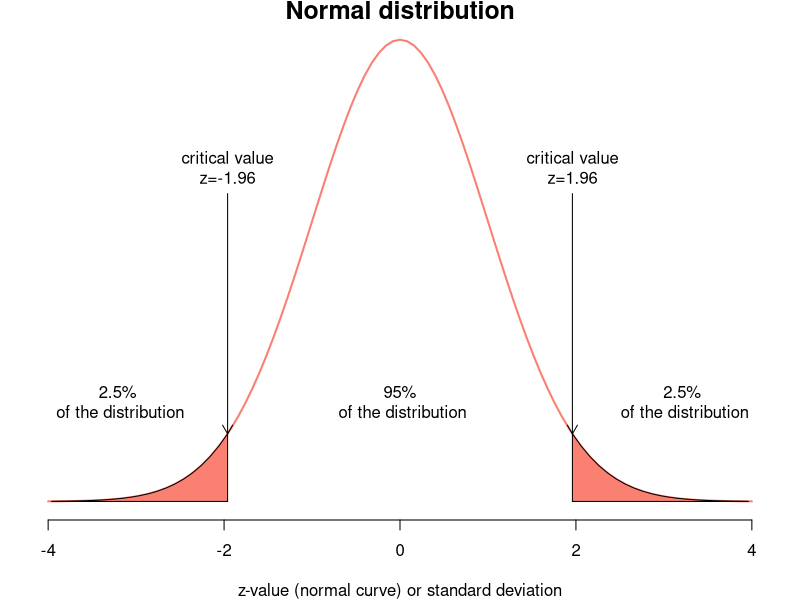
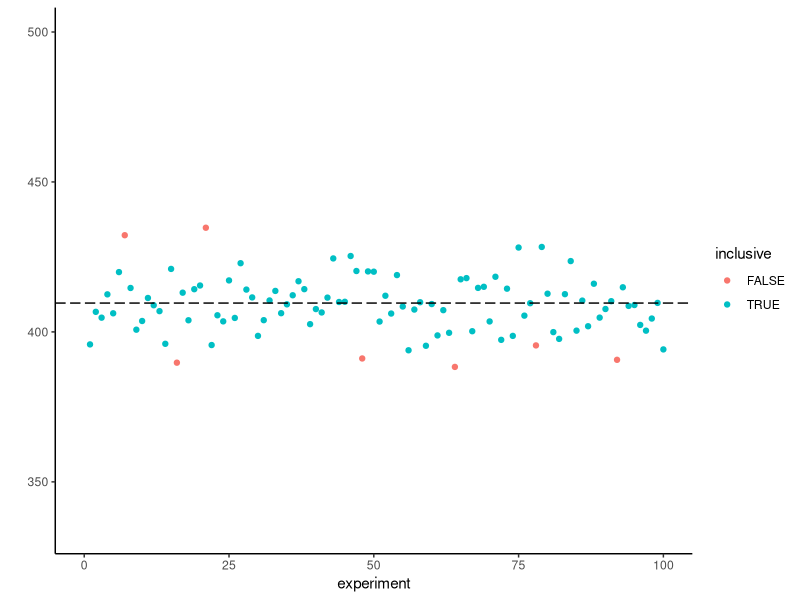
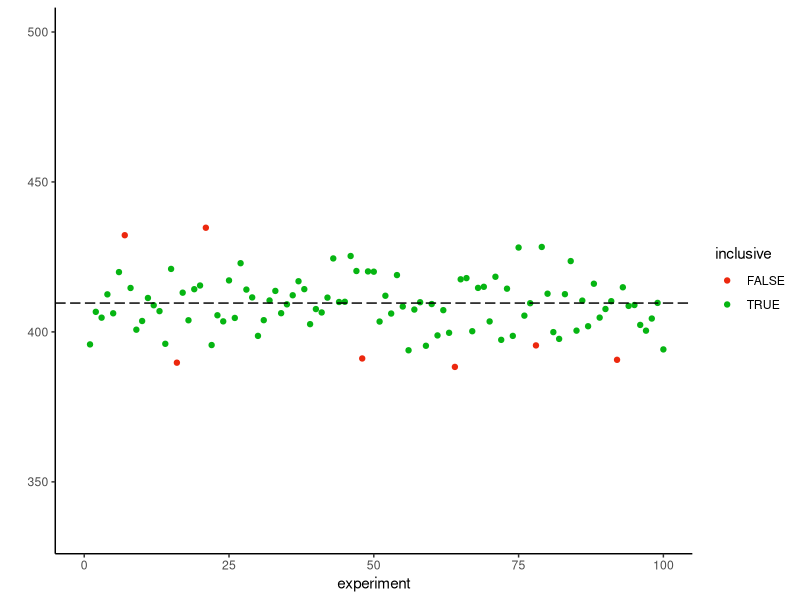
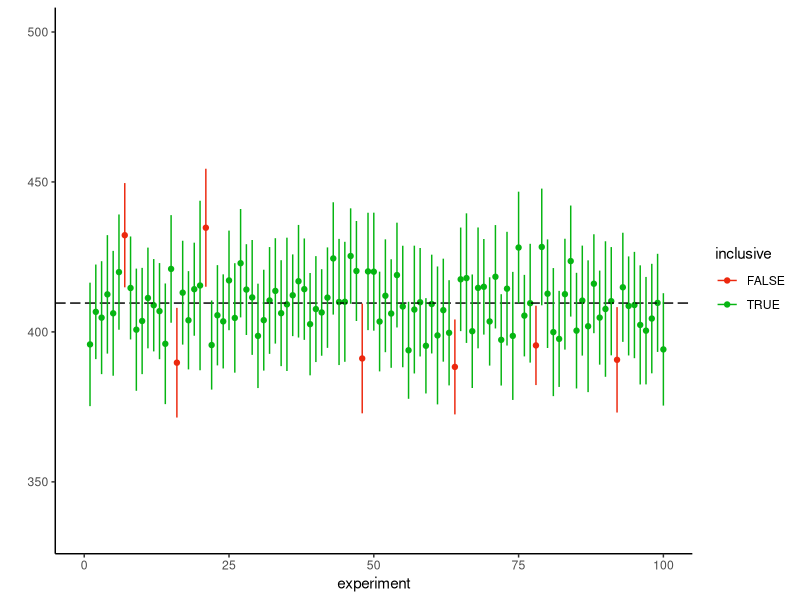
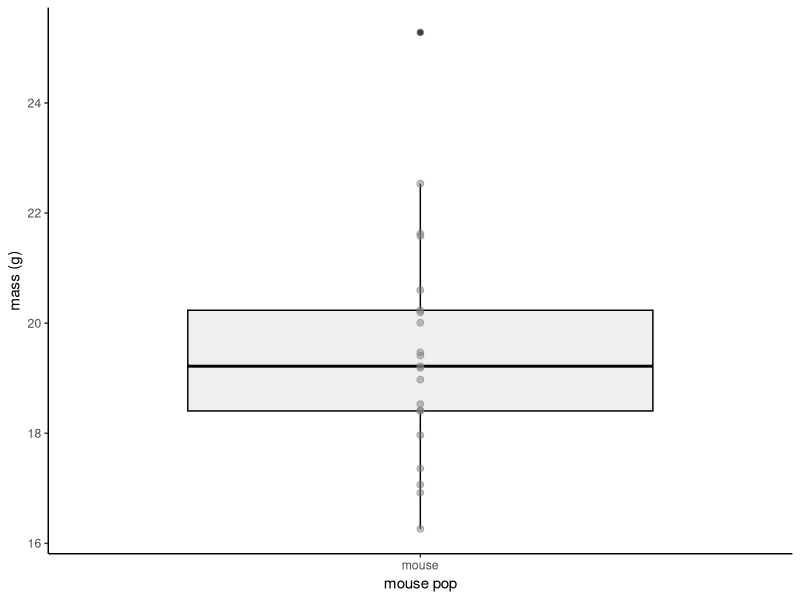
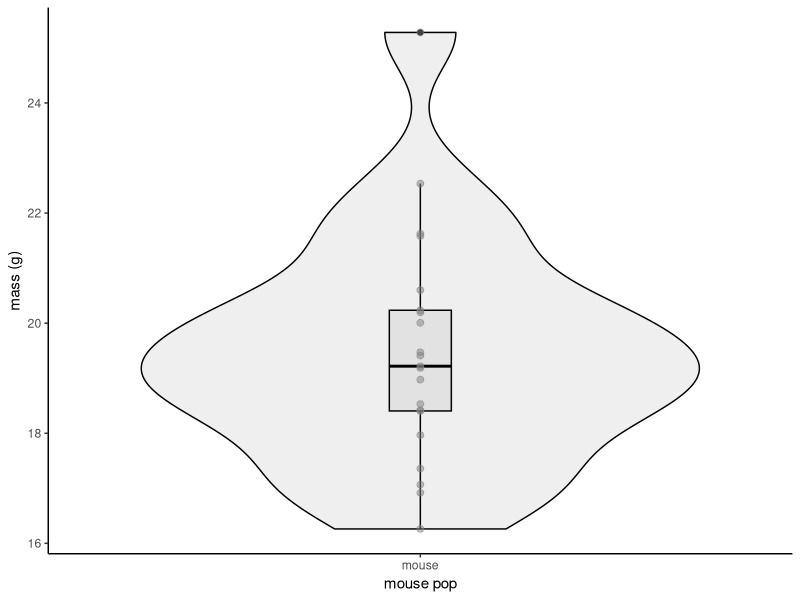
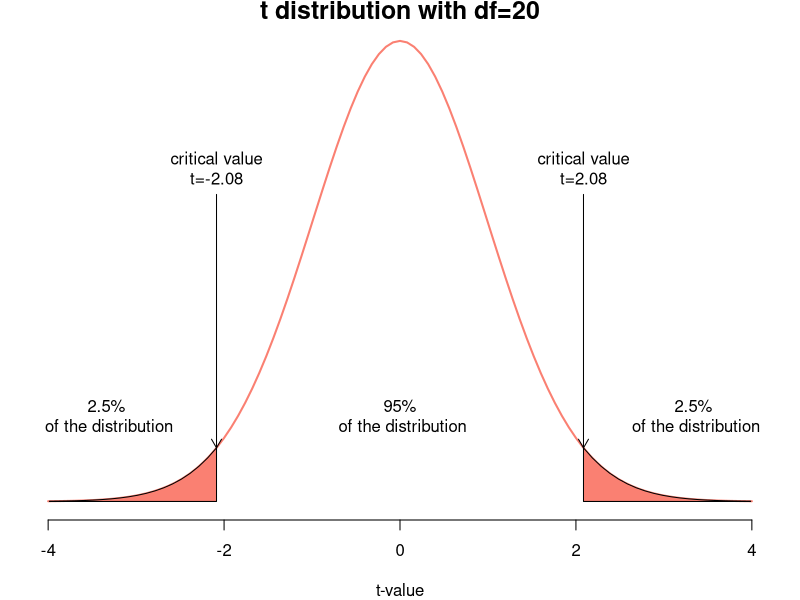
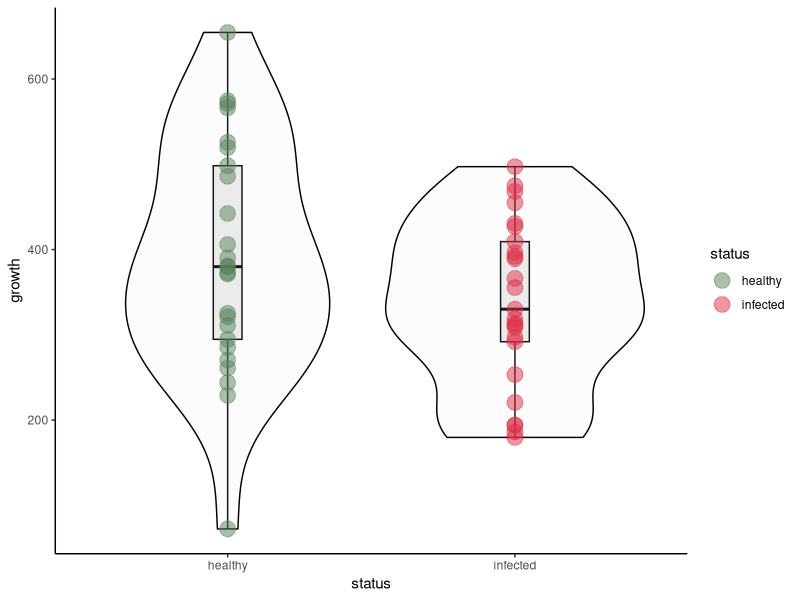

These charts were generated, in order, by the following R code:
## ---- chunk 1
data<-rnorm(10000, mean = 5.5, sd=0.75) #your population, 10,000 individuals total
mu<-mean(data) #real population parameter
sigma<-sd(data)
## ---- chunk 2
data<-rbinom(1000,1,0.23) #your population, 10,000 individuals tota. 
mu<-mean(data) #real population parameter
sigma<-sd(data)
## ---- chunk 3
data<-rpois(1000,40) #your population, 10,000 individuals total. 
mu<-mean(data) #real population parameter
sigma<-sd(data)
## ---- chunk 4
data<-rnorm(10000, mean = 410.5, sd=60) #your population, 10,000 individuals total
mu<-mean(data) #real population parameter
sigma<-sd(data)
## ---- chunk 5
mu
## ---- chunk 6
n<-40
sample1<-sample(data,n)
sample1_mean<-mean(sample1)
s<-sd(sample1)
## ---- chunk 7
SE1<-s/sqrt(n)
## ---- chunk 8
#| echo: false
# If you are looking at the code on quarto, this code IS NOT IMPORTANT
# for you to understand. The figure is what matters
x<-seq(-5,5,length.out=1000)
op <- par(mai=c(0.8, 0.2, 0.2, 0.2))
curve(dnorm(x), -4, 4, xlab="z-value (normal curve) or standard deviation", ylab="", yaxt="n",
      ylim=c(0,0.4),lwd=2,col="salmon",
      frame=FALSE , main="Normal distribution", cex.main=1.5)
xs1 <- seq(qnorm(.025), -4, by=-0.1)
ys1 <- dnorm(xs1)
xs2 <- seq(qnorm(.975), 4, by=0.1)
ys2 <- dnorm(xs2)
polygon(c(xs1, rev(xs1)), c(rep(0, length(xs1)), rev(ys1)), col="salmon")
polygon(c(xs2, rev(xs2)), c(rep(0, length(xs2)), rev(ys2)), col="salmon")

text(xs1[1], dnorm(0)/1.5, "critical value\nz=-1.96", pos=3)
text(xs2[1], dnorm(0)/1.5, "critical value\nz=1.96", pos=3)
arrows(xs1[1], dnorm(0)/1.5, xs1[1], ys1[1], length=0.1)
arrows(xs2[1], dnorm(0)/1.5, xs2[1], ys2[1], length=0.1)
text(xs1[1]-1.25, ys1[1]+0.005, "2.5%\n of the distribution", pos=3)
text(xs2[1]+1.25, ys1[1]+0.005, "2.5%\n of the distribution", pos=3)
text(0, ys1[1]+0.005, "95%\n of the distribution", pos=3)

par(op)
## ---- chunk 9
qnorm(0.025) #for lower CI
qnorm(0.975) #for highert CI

## ---- chunk 10
alpha<-0.05
qnorm(alpha/2)
qnorm(1-alpha/2)
## ---- chunk 11
UCI1<-sample1_mean+1.96*SE1
LCI1<-sample1_mean-1.96*SE1

## ---- chunk 12
if(mu<UCI1 & mu> LCI1){
  print(paste0("Nice! The real parameter ", mu, " is included within the confidence interval. LCI: ", LCI1," UCI: ", UCI1))
} else {print(paste0("Bummer! The real parameter ", mu, " is NOT included within the confidence interval. LCI: ", LCI1," UCI: ", UCI1))}
## ---- chunk 13
sample2<-sample(data,n)
sample2_mean<-mean(sample2)
s2<-sd(sample2)

SE2<-s2/sqrt(n)

UCI2<-sample2_mean+1.96*SE2
LCI2<-sample2_mean-1.96*SE2
if(mu<UCI2 & mu> LCI2){
  print(paste0("Nice! The real parameter ", mu, " is included within the confidence interval. LCI: ", LCI2," UCI: ", UCI2))
} else {print(paste0("Bummer! The real parameter ", mu, " is NOT included within the confidence interval. LCI: ", LCI2," UCI: ", UCI2))}
## ---- chunk 14
for (x in 1:5){
  print(x*2)
}
## ---- chunk 15
experiment<-1:100
means<-rep(NA,100) #For the means
s<-rep(NA,100) #sd
SE<-rep(NA,100) #SE
LCI<-rep(NA,100) # Lower CI
UCI<-rep(NA,100) # Upper CI
inclusive<-rep(NA,100) #is the real parameter included?
alpha<-0.05 #our alpha
lower<-qnorm(alpha/2) #lower critical value
upper<-qnorm(1-alpha/2) #upper critical value

## ---- chunk 16
for(i in 1:100){
sample<-sample(data,n)
means[i]<-mean(sample)
s[i]<-sd(sample)
SE[i]<-s[i]/sqrt(n)
LCI[i]<-means[i]+SE[i]*lower
UCI[i]<-means[i]+SE[i]*upper
if(mu<UCI[i] & mu> LCI[i]){
  inclusive[i]<-T} else{
    inclusive[i]<-F
  }
}
## ---- chunk 17
sum(inclusive)
## ---- chunk 18
df<-data.frame(experiment,means,s,SE,LCI,UCI,inclusive)
## ---- chunk 19
library(ggplot2)
## ---- chunk 20
ggplot(df, aes(x = experiment, y = means,colour=inclusive)) +
   geom_point() +
   geom_hline(yintercept = mu, color = "black", linetype = "longdash") +
   scale_y_continuous(name = "", limits = c(min(df$LCI) - min(df$LCI)/10 , max(df$UCI + max(df$UCI)/10))) +
   scale_x_continuous(limits = c(0, 100)) +
   theme_classic()

## ---- chunk 21
ggplot(df, aes(x = experiment, y = means,colour=inclusive)) +
   geom_point() +
   geom_hline(yintercept = mu, color = "black", linetype = "longdash") +
   scale_y_continuous(name = "", limits = c(min(df$LCI) - min(df$LCI)/10 , max(df$UCI + max(df$UCI)/10))) +
   scale_x_continuous(limits = c(0, 100)) +
   theme_classic()+
  scale_color_manual(values=c("#ec280e", "#06b512"))
## ---- chunk 22
ggplot(df, aes(x = experiment, y = means,colour=inclusive,ymin = LCI, ymax=UCI)) +
   geom_point() +
   geom_hline(yintercept = mu, color = "black", linetype = "longdash") +
   scale_y_continuous(name = "", limits = c(min(df$LCI) - min(df$LCI)/10 , max(df$UCI + max(df$UCI)/10))) +
   scale_x_continuous(limits = c(0, 100)) +
   theme_classic()+
  scale_color_manual(values=c("#ec280e", "#06b512"))+
  geom_errorbar(width = 0)
## ---- chunk 23
mousedata<-read.csv("data/mousedata.csv")
mousedata<-mousedata$x
mousedata

## ---- chunk 24
df1<-data.frame(mousedata,mouse="mouse")
ggplot(data=df1,aes(x=mouse,y=mousedata))+
  geom_boxplot(fill=gray(0.7,0.2),color="black")+
  geom_point(size=2,col=gray(0.5,0.5))+
   theme_bw() + theme(panel.border = element_blank(), panel.grid.major = element_blank(),
                     panel.grid.minor = element_blank(), axis.line = element_line(colour = "black"))+
  ylab("mass (g)")+
  xlab("mouse pop")
## ---- chunk 25
df1<-data.frame(mousedata,mouse="mouse")
ggplot(data=df1,aes(x=mouse,y=mousedata))+
  geom_violin(fill=gray(0.7,0.2),color="black")+
  geom_boxplot(fill=gray(0.7,0.2),color="black",width=0.1)+
  geom_point(size=2,col=gray(0.5,0.5))+
   theme_bw() + theme(panel.border = element_blank(), panel.grid.major = element_blank(),
                     panel.grid.minor = element_blank(), axis.line = element_line(colour = "black"))+
  ylab("mass (g)")+
  xlab("mouse pop")
## ---- chunk 26
alpha<-0.05
qt(c(alpha/2, 1-alpha/2), df=21-1)
## ---- chunk 27

op <- par(mai=c(0.8, 0.2, 0.2, 0.2))
curve(dt(x, df=99), -4, 4, xlab="t-value", ylab="", yaxt="n",
      ylim=c(0,0.4),lwd=2,col="salmon",
      frame=FALSE , main="t distribution with df=20", cex.main=1.5)
xs1 <- seq(qt(.025, df=20), -4, by=-0.1)
ys1 <- dt(xs1, df=99)
xs2 <- seq(qt(.975, df=20), 4, by=0.1)
ys2 <- dt(xs2, df=99)
polygon(c(xs1, rev(xs1)), c(rep(0, length(xs1)), rev(ys1)), col="salmon")
polygon(c(xs2, rev(xs2)), c(rep(0, length(xs2)), rev(ys2)), col="salmon")
#text(xs1[1], dt(0,18)/1.5, "t=-2.10\np=0.05", pos=3)
#text(xs2[1], dt(0,18)/1.5, "t=2.10\np=0.05", pos=3)
text(xs1[1], dt(0,99)/1.5, "critical value\nt=-2.08", pos=3)
text(xs2[1], dt(0,99)/1.5, "critical value\nt=2.08", pos=3)
arrows(xs1[1], dt(0,99)/1.5, xs1[1], ys1[1], length=0.1)
arrows(xs2[1], dt(0,99)/1.5, xs2[1], ys2[1], length=0.1)
text(xs1[1]-1.25, ys1[1]+0.005, "2.5%\n of the distribution", pos=3)
text(xs2[1]+1.25, ys1[1]+0.005, "2.5%\n of the distribution", pos=3)
text(0, ys1[1]+0.005, "95%\n of the distribution", pos=3)
#text(-3, dt(0,18), "t=-3\np=0.0038", pos=3)
#text(3, dt(0,18), "t=3\np=0.0038", pos=3)
#text(-3, dt(0,18), "t=-3", pos=3)
#text(3, dt(0,18), "t=3", pos=3)
#arrows(-3, dt(0,18), -3, dt(-3,18), length=0.1)
#arrows(3, dt(0,18), 3, dt(3,18), length=0.1)
par(op)
## ---- chunk 28
model1<-lm(mousedata~1)
summary(model1)
## ---- chunk 29
model1alternative<-lm(mousedata-20.2~1)
summary(model1alternative)
## ---- chunk 30
y_bar<-mean(mousedata)
## ---- chunk 31
se_y <- sd(mousedata)/sqrt(length(mousedata))
## ---- chunk 32
t_stat <- (y_bar - 21)/se_y
t_stat
## ---- chunk 33
alpha<-0.05
qt(c(alpha/2, 1-alpha/2), df=21-1)
## ---- chunk 34
t.test(mousedata,mu=20.2)
## ---- chunk 35
tunadata<-read.csv("data/tunadata.csv")
head(tunadata)
## ---- chunk 36
ggplot(data = tunadata, aes(x = status, y = growth)) + 
  geom_boxplot(fill=gray(0.7,0.25),color="black",width=0.1) +
  geom_violin(fill=gray(0.9,0.1),color="black")+
 theme_bw() + theme(panel.border = element_blank(), panel.grid.major = element_blank(),
                     panel.grid.minor = element_blank(), axis.line = element_line(colour = "black"))+
  geom_point(aes(color = status), size = 5, alpha = 0.5)+
  scale_color_manual(values=c("#57825a","#dd2e46"))
## ---- chunk 37
model2<-lm(growth~status,data=tunadata)
summary(model2)
## ---- chunk 38
plot(model2)
## ---- chunk 39
yH <- tunadata$growth[tunadata$status== 'healthy']
yI <- tunadata$growth[tunadata$status== 'infected']
## ---- chunk 40
var.test(yH,yI)
